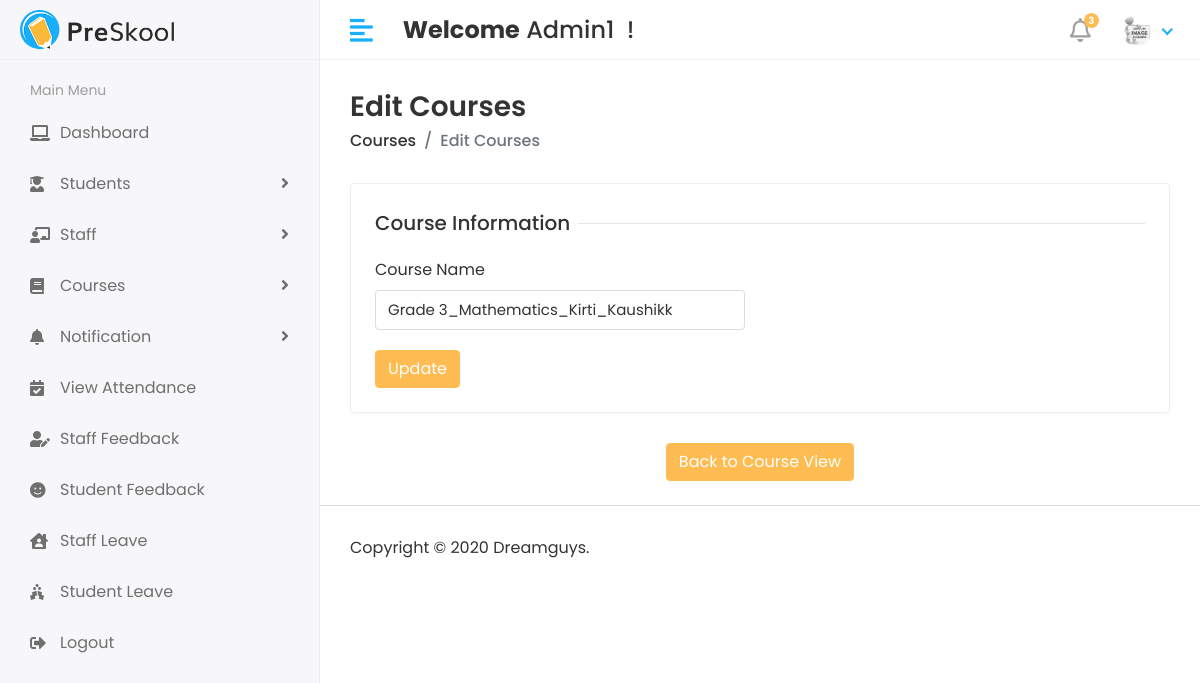
The page /HOD/course/edit/6 (signed in) on the database its author committed.
### app/models.py (models this page shows, shortened)
class CustomUser(AbstractUser):
    USER = (
        (1, 'HOD'),
        (2, 'STAFF'),
        (3, 'STUDENT'),
    )
    user_type = models.CharField(choices=USER, max_length=50, default=1)
    profile_pic = models.ImageField(upload_to='media/profile_pic')

class Course(models.Model):
    name = models.CharField(max_length=100)
    created_at = models.DateTimeField(auto_now_add=True)
    updated_at = models.DateTimeField(auto_now_add=True)

### student_management_system/Hod_Views.py (the view)
# urls.py: path('HOD/course/edit/<str:id>', Hod_Views.EDIT_COURSE, name='edit_course'),
@admin_required
@login_required(login_url='/')
def EDIT_COURSE(request, id):
    course = Course.objects.filter(id=id)
    context = {
        "course" : course,
    }
    return render(request, 'Hod/edit_course.html', context)

### templates/Hod/edit_course.html (shortened to what this page needs)
{% extends 'base.html' %}
{% block content %}
<div class="page-header">
                  <div class="row align-items-center">
                     <div class="col">
                        <h3 class="page-title">Edit Courses</h3>
                        <ul class="breadcrumb">
                           <li class="breadcrumb-item"><a href="students.html">Courses</a></li>
                           <li class="breadcrumb-item active">Edit Courses</li>
                        </ul>
                     </div>
                  </div>
               </div>
               <div class="row">
                  <div class="col-sm-12">
                     <div class="card">
                        <div class="card-body">
                           <form method="post" action="{% url 'update_course' %}">
                              <div class="row">
                                 <div class="col-12">
                                    <h5 class="form-title"><span>Course Information</span></h5>
                                 </div>
                                 <div class="col-12 col-sm-6">
                                    <div class="form-group">
                                       <label>Course Name</label>
                                       <input type="text" class="form-control" name="course_name" value="{% for i in course %}{{i.name}}{% endfor %}">
                                    </div>
                                 </div>
                                 <div class="col-12">
                                    <button type="submit" class="btn btn-primary">Update</button>
                                 </div>
                              </div>
                           </form>
                        </div>
                     </div>
                      <div class="text-center">
                            <a href="{% url 'view_course' %}"  class="btn btn-primary">Back to Course View</a>
                      </div>
                      <br>
                  </div>
               </div>
{% endblock %}

### templates/includes/header.html (shortened to what this page needs)
{% load static %}
<div class="header">
            <div class="header-left">
               <a href="index.html" class="logo">
               <img src="{% static 'assets/img/logo.png' %}" alt="Logo">
               </a>
            </div>
            <a href="javascript:void(0);" id="toggle_btn">
            <i class="fas fa-align-left"></i>
            </a>
            <div class="top-nav-search mt-3">
               <h4><strong>Welcome</strong>&nbsp;{{user.first_name}} {{user.last_name}}&nbsp;!</h4>
            </div>
            <ul class="nav user-menu">
               <li class="nav-item dropdown noti-dropdown">
                  <a href="#" class="dropdown-toggle nav-link" data-toggle="dropdown">
                  <i class="far fa-bell"></i> <span class="badge badge-pill">3</span>
                  </a>
               </li>
               <li class="nav-item dropdown has-arrow">
                  <a href="#" class="dropdown-toggle nav-link" data-toggle="dropdown">
                     {% if user.profile_pic == "" %}
                  <span class="user-img"><img class="rounded-circle" src="{% static 'assets/img/noimg.jpeg'%}" width="31" alt="{{user.first_name}}"></span>
                     {% else %}
                     <span class="user-img"><img class="rounded-circle" src="/{{user.profile_pic}}" width="31" alt="{{user.first_name}}"></span>
                     {% endif %}
                  </a>
               </li>
            </ul>
         </div>

### static/assets/css/style.css (style rules this page uses)
html { height: 100%; }
body { background-color: #fff; color: #333; font-family: 'Poppins', sans-serif; font-size: 1rem; height: 100%; line-height: 1.5; overflow-x: hidden; }
h1, h2, h3, h4, h5, h6 { font-family: 'Poppins', sans-serif; margin-top: 0; }
.form-control { border: 1px solid #ddd; box-shadow: none; color: #333; font-size: 15px; height: 40px; }
a { color: #009ce7; }
input, button, a { transition: all 0.4s ease; -moz-transition: all 0.4s ease; -o-transition: all 0.4s ease; -ms-transition: all 0.4s ease; -webkit-transition: all 0.4s ease; }
input, input:focus, button, button:focus { outline: none; }
input[type=text], input[type=password] { -webkit-appearance: none; -moz-appearance: none; appearance: none; }
.form-group { margin-bottom: 1.25rem; }
ul, ol { padding: 0px; list-style: none; }
.btn-primary { background-color: #FFBC53; border: 1px solid #FFBC53; }
.card { border: 1px solid #ececf5; box-shadow: 0 1px 3px 0 rgba(0, 0, 0, 0.03); margin-bottom: 1.875rem; }
.card-body { padding: 1.5rem; }
.header { background-color: #fff; border-bottom: 1px solid #f3f3f4; left: 0; position: fixed; right: 0; top: 0; z-index: 1001; height: 60px; }
.header .header-left { float: left; height: 60px; padding: 0 20px; position: relative; width: 320px; z-index: 1; transition: all 0.2s ease-in-out; background-color: #f7f7fa; border-bottom: 1px solid #efefef; border-right: 1px solid #ececf5; display: flex; align-items: center; }
.header .header-left .logo { display: inline-block; line-height: 60px; }
.header .header-left .logo img { max-height: 40px; width: auto; }
.header .dropdown-toggle:after { display: none; }
.header .has-arrow .dropdown-toggle:after { border-top: 0; border-left: 0; border-bottom: 2px solid #18aefa; border-right: 2px solid #18aefa; content: ''; height: 8px; display: inline-block; pointer-events: none; -webkit-transform-origin: 66% 66%; -ms-transform-origin: 66% 66%; transform-origin: 66% 66%; -webkit-transform: rotate(45deg); -ms-transform: rotate(45deg); transform: rotate(45deg); -webkit-transition: all 0.15s ease-in-out; transition: all 0.15s ease-in-out; width: 8px; vertical-align: 0px; }
.user-menu { float: right; margin: 0; position: relative; z-index: 99; padding-right: 15px; }
.user-menu.nav > li > a { color: #a0a0a0; font-size: 14px; line-height: 58px; padding: 0 15px; height: 60px; }
.user-img { margin-right: 3px; position: relative; }
.top-nav-search { float: left; margin-left: 15px; }
.page-header { margin-bottom: 1.875rem; }
.page-header .breadcrumb { background-color: transparent; color: #6c757d; font-size: 1rem; font-weight: 500; margin-bottom: 0; padding: 0; }
.page-header .breadcrumb a { color: #333; }
.page-title { font-size: 28px; font-weight: 600; color: #333; margin-bottom: 5px; }
.user-menu.nav > li > a .badge { background-color: #FFBC53; display: block; font-size: 10px; font-weight: bold; height: 15px; width: 15px; position: absolute; right: 7px; top: 13px; color: #fff; padding: 3px; }
.user-menu.nav > li > a > i { font-size: 1.5rem; line-height: 60px; }
.form-title { width: 100%; max-width: 100%; padding: 0; font-size: 1.25rem; font-weight: 500; line-height: inherit; color: #333; white-space: normal; position: relative; display: block; margin-bottom: 20px; }
.form-title:before { content: ""; position: absolute; left: 0px; right: 0px; height: 1px; top: 50%; background-color: rgba(0, 0, 0, 0.1); }
.form-title span { padding: 0px 0.5rem 0 0; background-color: #fff; display: inline-block; z-index: 2; position: relative; }
@media (min-width: 992px) { #toggle_btn { align-items: center; color: #18aefa; display: inline-flex; float: left; font-size: 26px; height: 60px; justify-content: center; margin-left: 15px; padding: 0 15px; } }

### rows shown on the page
CustomUser: first_name "Admin1"
Course: course_name "Grade 3_Mathematics_Kirti_Kaushikk"
